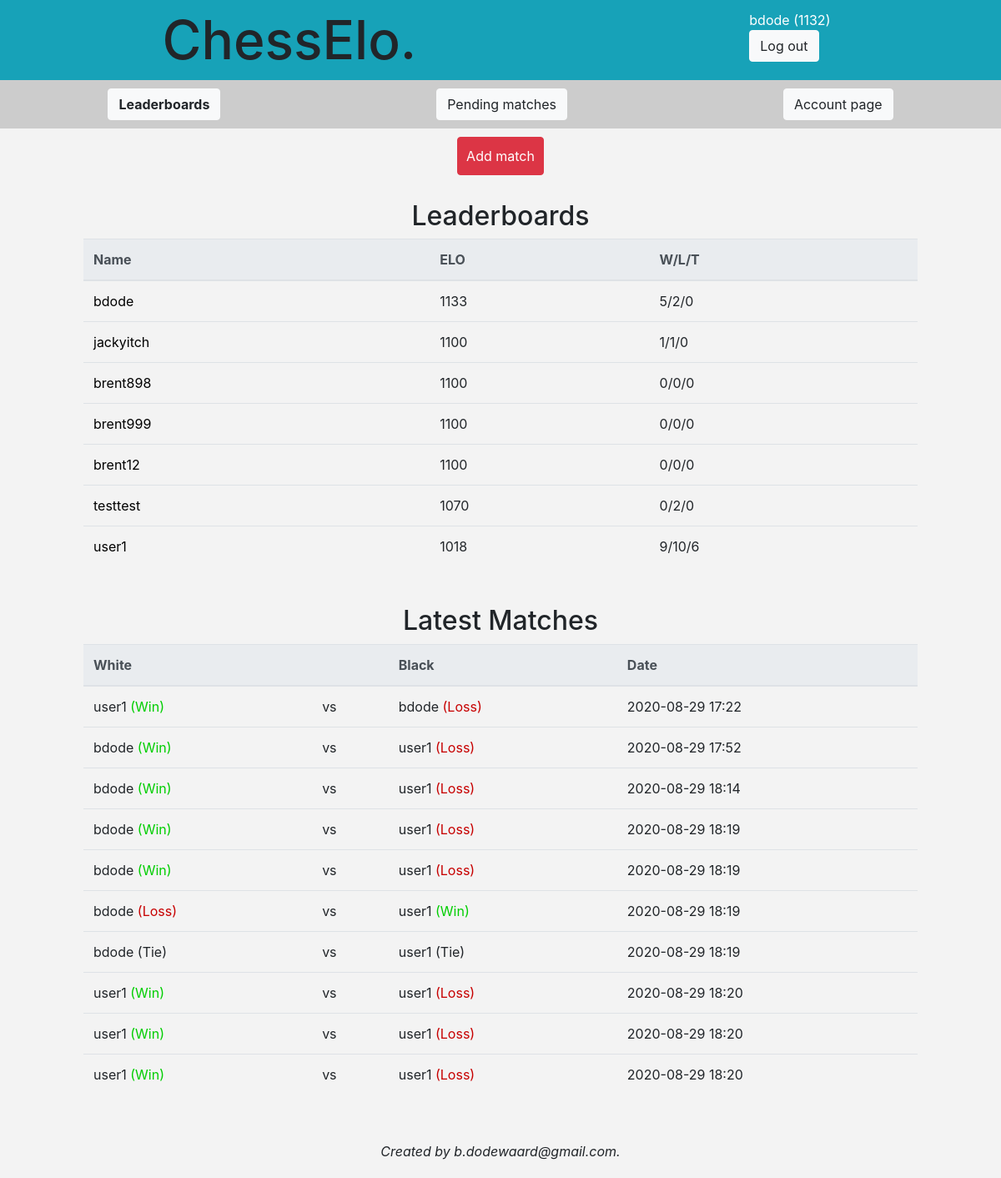
Screenshot of /leaderboards (signed in) with the database file from the repository.
### chesselo/models.py (models this page shows, shortened)
class Elo(models.Model):
    username = models.CharField(max_length=64)
    elo = models.FloatField(default=1100)
    wins = models.IntegerField(default=0)
    losses = models.IntegerField(default=0)
    ties = models.IntegerField(default=0)

class Match(models.Model):
    user_white = models.CharField(max_length=64)
    user_black = models.CharField(max_length=64)
    white_win = models.CharField(max_length=64)
    match_datetime = models.DateTimeField(auto_now_add=True)
    user_send = models.CharField(max_length=64)
    user_pending = models.CharField(max_length=64)
    accepted = models.BooleanField(default=False)

### chesselo/views.py (the view)
# urls.py: path("leaderboards", views.leaderboards, name="leaderboards"),
def leaderboards(request):
    context = {}
    if not request.user.is_authenticated:
        messages.add_message(request, messages.INFO, 'Please log in.',)
        return HttpResponseRedirect("index")
    if not Elo.objects.filter(username = request.user.username):
        elo = Elo(username = request.user.username)
        elo.save()
    elos = Elo.objects.order_by('elo')[::-1]
    context["elo_list"] = elos
    match_list = Match.objects.order_by("match_datetime")[:10]
    context["match_list"] = match_list
    opponent_list = Elo.objects.all()
    context["opponents"] = opponent_list
    elo_score = Elo.objects.get(username = request.user.username)
    context["user_elo"] = int(elo_score.elo)
    context["logged_in"] = True
    context["lb"] = True
    return render(request, "main-page.html", context)

### chesselo/templates/main-page.html (shortened to what this page needs)
{% extends "basic_layout.html" %}
{% block header-right %}
<div class='logout-block' style="float:right">
    <form action="/logout" method="POST">
        <div class="logout">{{ user.get_username }}{% if user_elo %} ({{ user_elo }}){% endif %} </div>
        <button type="submit" class="btn btn-light">Log out</button>
    </form>
</div>
{% endblock %}
{% load mathfilters %}
{% block main %}
<div class="leaderboards-main">
    <div style="margin-bottom: 30px">
        <h2 style="text-align: center;">Leaderboards</h2>
        <table class="table">
            <thead class="thead-light">
                <tr>
                        <th>Name</th>
                        <th>ELO</th>
                        <th>W/L/T</th>
                </tr>
            </thead>
        {% if elo_list|length %}
            <tbody>
                {% for user in elo_list %}
                    <tr>
                        <td><a href="/account/{{user.username}}" class="usernames">{{user.username}}</a></td>
                        <td>{{user.elo|floatformat:0}}</td>
                        <td>{{user.wins}}/{{user.losses}}/{{user.ties}}</td>
                    </tr>
                {% endfor %}
            </tbody>
            {% endif %}
        </table>
    </div>
    <div>
        <h2 style="text-align: center;">Latest Matches</h2>
        <table class="table">
            <thead class="thead-light">
                <tr>
                        <th>White</th>
                        <th></th>
                        <th>Black</th>
                        <th>Date</th>
                </tr>
            </thead>
        {% if match_list|length %}
            <tbody>
                {% for match in match_list %}
                    <tr>
                        <td>{{match.user_white}}{% if match.white_win == "win" %}<span class="win"> (Win)</span>{%endif%}{% if match.white_win == "loss" %}<span class="loss"> (Loss)</span>{% endif %}{% if match.white_win == "tie" %} (Tie){% endif %}</td>
                        <td>vs</td>
                        <td>{{match.user_black}}{% if match.white_win == "win" %}<span class="loss"> (Loss)</span>{%endif%}{% if match.white_win == "loss" %}<span class="win"> (Win)</span>{% endif %} {% if match.white_win == "tie" %}(Tie){% endif %}</td>
                        <td>{{match.match_datetime|date:'Y-m-d H:i'}}</td>
                    </tr>
                {% endfor %}
            </tbody>
            {% endif %}
        </table>
    </div>
</div>
{% endblock %}
{% block footer %}
<div class="footer">
    <i>Created by b.dodewaard@gmail.com.</i>
</div>
{% endblock %}

### chesselo/templates/basic_layout.html (shortened to what this page needs)
<!DOCTYPE html>
    {% load static %}
    {% load crispy_forms_tags %}
    <html>
        <head>
            <link rel="stylesheet" href="https://stackpath.bootstrapcdn.com/bootstrap/4.4.1/css/bootstrap.min.css">
            <link href="{% static 'style.css' %}" rel="stylesheet">
        </head>
        <body>
            <header>
                <div class="header-left">
                    <div class="site-title">
                        ChessElo.
                    </div>
                </div>
                <div class="header-right">
                    {% block header-right %}{% endblock %}
                </div>
            </header>
            <main style="display: inline-block;">
                {% if logged_in %}
                <div style="width:100%;" id="buttons">
                    <div class="button-div">
                        <div class='logout-block' style="margin-top:10px;">
                            <form action="/leaderboards" method="GET">
                                <button type="submit" {% if lb %} class="btn btn-light bold" {% else %} class="btn btn-light" {% endif %}>Leaderboards</button>
                            </form>
                        </div>
                        <div class='logout-block'>
                            <form action="/pending" method="GET">
                                <button type="submit" {% if pending %} class="btn btn-light bold" {% else %} class="btn btn-light"{% endif %}>Pending matches</button>
                            </form>
                        </div>
                        <div class='logout-block'>
                            <form action="/account" method="GET">
                                <button type="submit"  {% if account_page %} class="btn btn-light bold" {% else %} class="btn btn-light" {% endif %}>Account page</button>
                            </form>
                        </div>
                    </div>
                </div>
                {% endif %}
                {% if logged_in %}
                <div>
                    <div class="button-div-add">
                        <div class='logout-block' style="margin-top:10px;">
                            <button type="submit" class="btn btn-danger" id="reg-btn">Add match</button>
                        </div>
                    </div>
                </div>
                {% endif %}
                {% block main %}{% endblock %}
                {% block footer %} {% endblock%}
            </main>
        </body>
    </html>

### static/style.css (style rules this page uses)
html, body { height:100%; background-color: rgb(243, 243, 243); overflow-y: scroll; }
body { display: flex; flex-direction: column; overflow: hidden; }
table { max-width: 1000px; margin-left: auto; margin-right: auto; margin-bottom: 30px; }
.loss { color: #c70000; }
.win { color: #01ce01; }
header { width: 100%; background-color: rgb(23, 162, 184); display: flex; justify-content: space-around; flex-direction: row; align-items: center; flex-wrap: wrap; }
.button-div { width: 100%; background-color: rgb(204, 204, 204); display: flex; justify-content: space-around; flex-direction: row; align-items: center; flex-wrap: wrap; }
.button-div-add { width: 100%; display: flex; justify-content: space-around; flex-direction: row; align-items: center; flex-wrap: wrap; }
.usernames { color: black; text-decoration: none; }
.btn-danger { padding: 10px; }
.site-title { font-size: 400%; font-weight: 500; height: auto; margin: auto; }
main { height: 100%; overflow-y: scroll; }
.bold { font-weight: bold; }
.leaderboards-main { display: flex; flex-direction: column; align-content: space-around; flex-grow: 1; margin: 20px; }
.footer { text-align: center; width: 100%; padding: 20px; }
.logout-block { margin: auto 10px 10px 10px; display: inline-block; }
.logout { color:white; }

### rows the page displays
Elo: username "bdode", elo "1133", wins "5", losses "2", ties "0"
Elo: username "jackyitch", elo "1100", wins "1", losses "1", ties "0"
Elo: username "brent898", elo "1100", wins "0", losses "0", ties "0"
Elo: username "brent999", elo "1100", wins "0", losses "0", ties "0"
Elo: username "brent12", elo "1100", wins "0", losses "0", ties "0"
Elo: username "testtest", elo "1070", wins "0", losses "2", ties "0"
Elo: username "user1", elo "1018", wins "9", losses "10", ties "6"
Match: user_white "user1", white_win "(Win)", user_black "bdode", match_datetime "2020-08-29 17:22"
Match: user_white "bdode", white_win "(Win)", user_black "user1", match_datetime "2020-08-29 17:52"
Match: user_white "bdode", white_win "(Win)", user_black "user1", match_datetime "2020-08-29 18:14"
Match: user_white "bdode", white_win "(Win)", user_black "user1", match_datetime "2020-08-29 18:19"
Match: user_white "bdode", white_win "(Win)", user_black "user1", match_datetime "2020-08-29 18:19"
Match: user_white "bdode", white_win "(Loss)", user_black "user1", match_datetime "2020-08-29 18:19"
Match: user_white "bdode", white_win "(Tie)", user_black "user1", match_datetime "2020-08-29 18:19"
Match: user_white "user1", white_win "(Win)", user_black "user1", match_datetime "2020-08-29 18:20"
Match: user_white "user1", white_win "(Win)", user_black "user1", match_datetime "2020-08-29 18:20"
Match: user_white "user1", white_win "(Win)", user_black "user1", match_datetime "2020-08-29 18:20"

### other values shown
{{ user.get_username }} "bdode"
{{ user_elo }} "1132"
